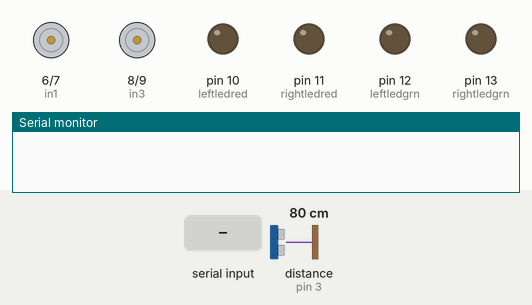
This sketch was run on a simulated Arduino Uno, built with avr-gcc and run on an emulated ATmega328P. On the bench: motor-driver pin pairs drawn as motors (green arrow = first pin HIGH = forward, orange = second pin HIGH = backward, longer = more drive), output pins drawn as LEDs (lit = HIGH), the last lines printed to the serial monitor. Dashed ring = blinking. The test bench sets the inputs (shaded band); at power-on: distance to the obstacle (sensor on pin 3) 80 cm. The echo pulse lasts 58.3 µs per cm; pins used as bus, display or sensor lines are not drawn.

Above: at 1.2 s.
1.3 s: "4" received over Serial
At 2.35 s:
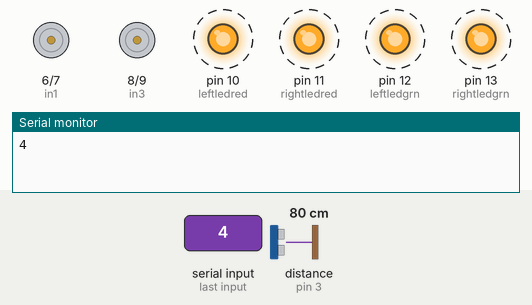
4.3 s: "2" received over Serial
At 6.8 s:
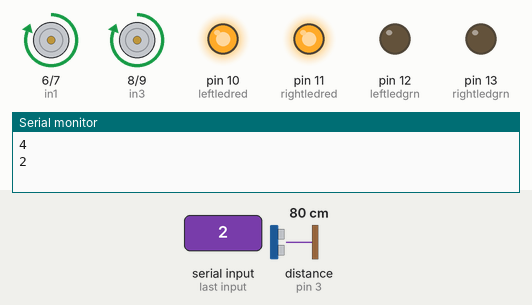
7.1 s: "1" received over Serial
At 8.5 s:
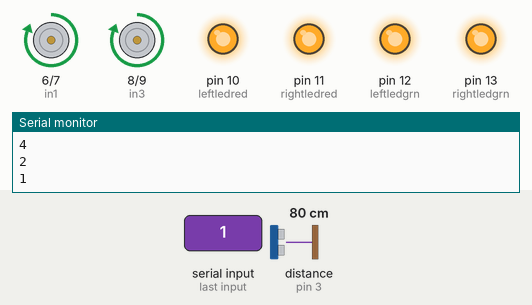
9.1 s: "3" received over Serial
At 9.9 s:
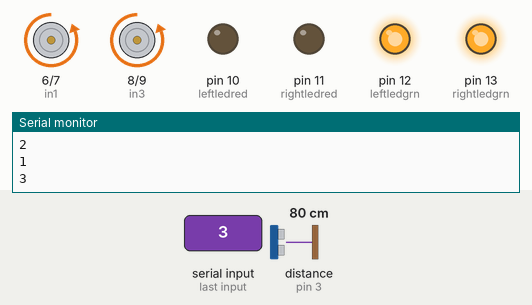
10.6 s: "0" received over Serial
At 10.9 s:
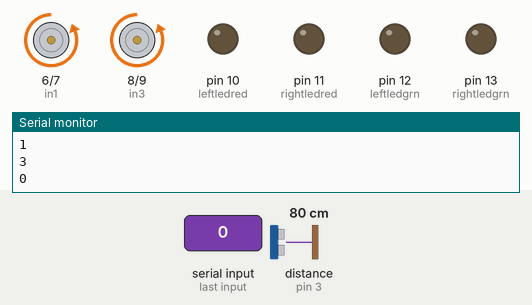
12.1 s: "5" received over Serial
At 13.9 s:
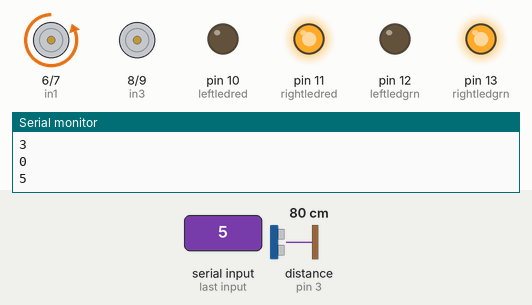
Timing chart, 0 to 15.4 s (numbered marks = the images above; inputs shaded):
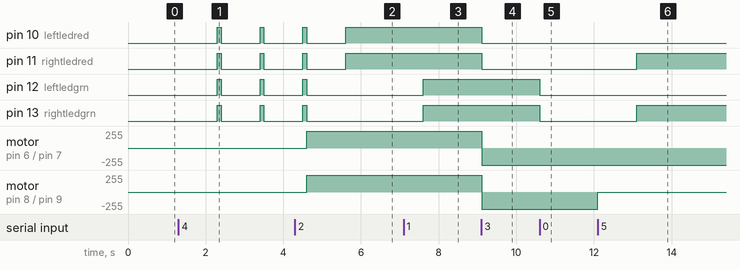

Measured:
- after the input at 1.3 s, pin 10 (leftledred), pin 11 (rightledred), pin 12 (leftledgrn), pin 13 (rightledgrn): alternates HIGH for 0.10 s and LOW for 1.0 s, starting after 1.0 s
- after the input at 4.3 s, pin 10 (leftledred), pin 11 (rightledred): goes on until 5.6 s, then stays HIGH; pin 12 (leftledgrn), pin 13 (rightledgrn): goes on until 4.6 s, then stays LOW; motor on pin 6 (in1) / pin 7 (in2), motor on pin 8 (in3) / pin 9 (in4): stopped → forward 255/255 after 0.30 s
- after the input at 7.1 s, pin 12 (leftledgrn), pin 13 (rightledgrn): LOW → HIGH after 0.50 s
- after the input at 9.1 s, pin 10 (leftledred), pin 11 (rightledred): HIGH → LOW at once; motor on pin 6 (in1) / pin 7 (in2), motor on pin 8 (in3) / pin 9 (in4): forward 255/255 → backward 255/255 at once
- after the input at 10.6 s, pin 12 (leftledgrn), pin 13 (rightledgrn): HIGH → LOW at once
- after the input at 12.1 s, pin 11 (rightledred), pin 13 (rightledgrn): LOW → HIGH after 1.0 s; motor on pin 8 (in3) / pin 9 (in4): backward 255/255 → stopped at once

The sketch:

mitrobotcodegideon.ino
```cpp
//-------ultrasonic codes-------------
const int triggerpin = 2;//trigger alert pin
const int echopin    = 3;//receive distance from obstacle approaching
long duration,distance_inches,distance_cm;

//----------signal leds--------------xc
const int leftledred  = 10;
const int rightledred = 11;

const int leftledgrn  = 12;
const int rightledgrn = 13;
//-----------------------------------
char data=0;
void setup() {

//------------ultrasonic codes
pinMode(triggerpin,OUTPUT);
pinMode(echopin,INPUT);

//Set pins as outputs
    pinMode(8, OUTPUT);//in3
    pinMode(7, OUTPUT);//in2
    pinMode(6, OUTPUT);//in1
    pinMode(9, OUTPUT);//in4
    pinMode(13,OUTPUT);
    //Motor Control - Motor A: motorPin1,motorpin2 & Motor B: motorpin3,motorpin4
// initialize serial communication at 9600 bits per second:
Serial.begin(9600);

////--------signalling leds--------------
pinMode(leftledred,OUTPUT);
pinMode(rightledred,OUTPUT);
pinMode(leftledgrn,OUTPUT);
pinMode(rightledgrn,OUTPUT);

}
void loop() {
//if some date is sent, reads it and saves in state
if(Serial.available() > 0)
{
  data = Serial.read();

  Serial.println(data);
}

  //-------------------------------------------------------
   if(data == '1')            //Checks whether value of data is equal to 1
   {
      digitalWrite(leftledred, HIGH);  //If value is 1 then LED turns ON
      digitalWrite(rightledred, HIGH);
      digitalWrite(leftledgrn, HIGH);  //If value is 1 then LED turns ON
      digitalWrite(rightledgrn, HIGH);
        digitalWrite(13,HIGH);
   }

   if(data == '0')       //Checks whether value of data is equal to 0
  {
      digitalWrite(leftledred, LOW);
      digitalWrite(rightledred, LOW);
      digitalWrite(leftledgrn, LOW);
      digitalWrite(rightledgrn, LOW);
        digitalWrite(13,LOW);
   }

   if(data =='2')
   {
     //backward
       digitalWrite(8, 180);
     digitalWrite(6, 180);
     digitalWrite(7, 0);
     digitalWrite(9, 0);

     delay(1000);

      digitalWrite(leftledred, HIGH);
      digitalWrite(rightledred, HIGH);
      digitalWrite(leftledgrn, LOW);
      digitalWrite(rightledgrn, LOW);

   }

     if(data =='3')
   {
   digitalWrite(triggerpin,LOW);
   delayMicroseconds(2);
   digitalWrite(triggerpin,HIGH);
   delayMicroseconds(10);
   digitalWrite(triggerpin,LOW);

   duration=pulseIn(echopin,HIGH);
   distance_inches = microSecondsToInches(duration);
   distance_cm     = microSecondsToCentimeters(duration);

     //forward
        digitalWrite(7, 180);
     digitalWrite(9, 180);
     digitalWrite(6, 0);
     digitalWrite(8, 0);


      digitalWrite(leftledred,  LOW);
      digitalWrite(rightledred, LOW);
      digitalWrite(leftledgrn,  HIGH);
      digitalWrite(rightledgrn, HIGH);


     if(distance_cm <= 23)
     {
      //stop
     digitalWrite(6, 0);
     digitalWrite(8, 0);
     digitalWrite(9, 0);
     digitalWrite(7, 0);
     }

   }

     if(data =='4')
   {
     //stop
     digitalWrite(6, 0);
     digitalWrite(8, 0);
     digitalWrite(9, 0);
     digitalWrite(7, 0);
     delay(1000);

      digitalWrite(leftledred,  HIGH);
      digitalWrite(rightledred, HIGH);
      digitalWrite(leftledgrn,  HIGH);
      digitalWrite(rightledgrn, HIGH);
      delay(100);
      digitalWrite(leftledred,  LOW);
      digitalWrite(rightledred, LOW);
      digitalWrite(leftledgrn,  LOW);
      digitalWrite(rightledgrn, LOW);
   }

       if(data =='5')
   {
     //left
     digitalWrite(9, 0);
     digitalWrite(7, 180);
     digitalWrite(6, 0);
     digitalWrite(8, 0);
     delay(1000);

      digitalWrite(leftledred,  LOW);
      digitalWrite(rightledred, HIGH);
      digitalWrite(leftledgrn,  LOW);
      digitalWrite(rightledgrn, HIGH);

   }

        if(data =='6')
   {
     //right
     digitalWrite(9, 180);
     digitalWrite(7, 0);
     digitalWrite(6, 0);
     digitalWrite(8, 0);
     delay(1000);

      digitalWrite(leftledred,  HIGH);
      digitalWrite(rightledred, LOW);
      digitalWrite(leftledgrn,  HIGH);
      digitalWrite(rightledgrn, LOW);

   }
  }


long microSecondsToInches(long microseconds)
{
    return microseconds / 74/2;
}

long microSecondsToCentimeters(long microseconds)
{
   return microseconds /29/2;
}
```
